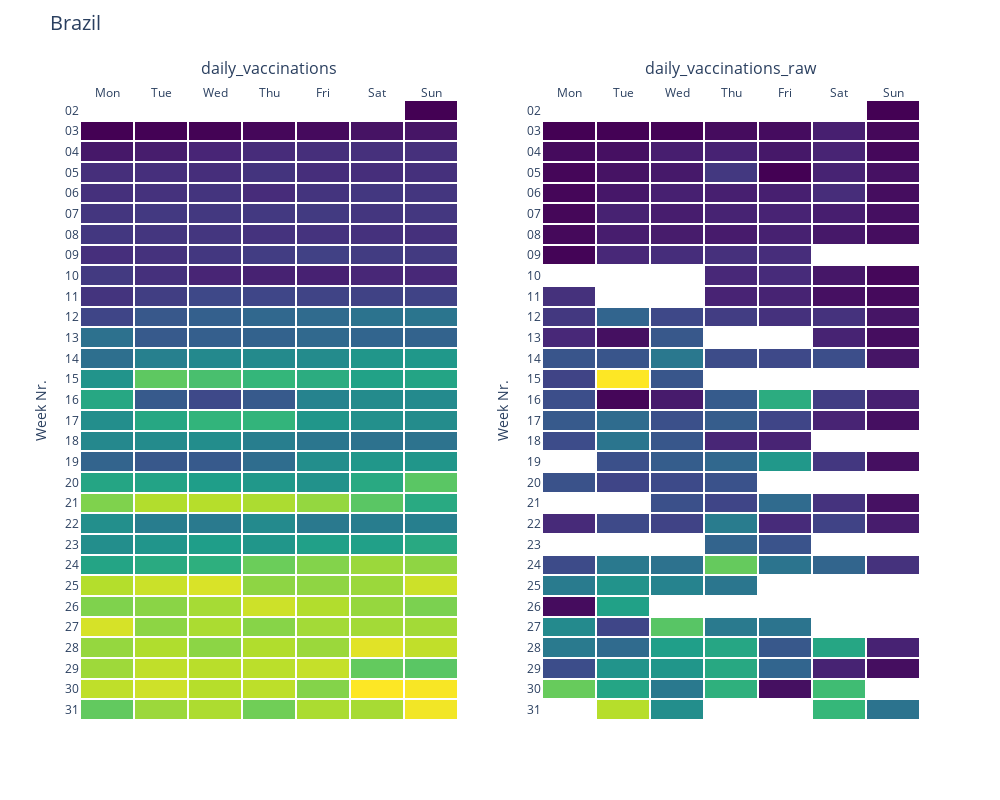

This figure's notebook cell:
### Markdown cell above
Unfortunately, these comparisons do not work for every country, because of the missing values in `daily_vaccinations_raw`. In the case of Brazil, it's clear that the best option to visualize the vaccination progress in heatmaps is by choosing the variable `daily_vaccinations`. It's difficult to identify trends in the heat map to the right. There are a lot of countries full of missing values in the variable `daily_vaccinations_raw`.

### Code cell
country_heatmap('Brazil')

### Figure 1 — Plotly figure (JSON) as saved in the notebook; plotly's stock layout.template omitted (floating-point values rounded to 4 significant figures; data arrays with more than 128 entries replaced by an {"elided": "..."} marker saying what was removed)
{"data": [{"colorscale": [[0, "#440154"], [0.1111, "#482878"], [0.2222, "#3e4989"], [0.3333, "#31688e"], [0.4444, "#26828e"], [0.5556, "#1f9e89"], [0.6667, "#35b779"], [0.7778, "#6ece58"], [0.8889, "#b5de2b"], [1, "#fde725"]], "hovertemplate": "Weekday: %{x}<br>Week number: %{y}<br>Vaccinations: %{z}<br>Date: %{text}<extra></extra>", "showscale": false, "text": {"elided": "205 str values"}, "type": "heatmap", "x": {"elided": "205 int values"}, "xaxis": "x", "xgap": 2, "y": {"elided": "205 str values"}, "yaxis": "y", "ygap": 2, "z": {"elided": "205 int values"}}, {"colorscale": [[0, "#440154"], [0.1111, "#482878"], [0.2222, "#3e4989"], [0.3333, "#31688e"], [0.4444, "#26828e"], [0.5556, "#1f9e89"], [0.6667, "#35b779"], [0.7778, "#6ece58"], [0.8889, "#b5de2b"], [1, "#fde725"]], "hovertemplate": "Weekday: %{x}<br>Week number: %{y}<br>Vaccinations: %{z}<br>Date: %{text}<extra></extra>", "showscale": false, "text": {"elided": "205 str values"}, "type": "heatmap", "x": {"elided": "205 int values"}, "xaxis": "x2", "xgap": 2, "y": {"elided": "205 str values"}, "yaxis": "y2", "ygap": 2, "z": {"elided": "205 int values"}}], "layout": {"annotations": [{"font": {"size": 16}, "showarrow": false, "text": "daily_vaccinations", "x": 0.225, "xanchor": "center", "xref": "paper", "y": 1.03, "yanchor": "bottom", "yref": "paper"}, {"font": {"size": 16}, "showarrow": false, "text": "daily_vaccinations_raw", "x": 0.775, "xanchor": "center", "xref": "paper", "y": 1.03, "yanchor": "bottom", "yref": "paper"}], "height": 800, "plot_bgcolor": "rgb(255,255,255)", "title": {"font": {"size": 20}, "text": "Brazil", "y": 0.98}, "width": 1000, "xaxis": {"anchor": "y", "domain": [0, 0.45], "side": "top", "tickmode": "array", "ticktext": ["Mon", "Tue", "Wed", "Thu", "Fri", "Sat", "Sun"], "tickvals": [0, 1, 2, 3, 4, 5, 6], "title": {"text": ""}}, "xaxis2": {"anchor": "y2", "domain": [0.55, 1], "side": "top", "tickmode": "array", "ticktext": ["Mon", "Tue", "Wed", "Thu", "Fri", "Sat", "Sun"], "tickvals": [0, 1, 2, 3, 4, 5, 6], "title": {"text": ""}}, "yaxis": {"anchor": "x", "autorange": "reversed", "domain": [0, 1], "title": {"text": "Week Nr."}}, "yaxis2": {"anchor": "x2", "autorange": "reversed", "domain": [0, 1], "title": {"text": "Week Nr."}}}}
